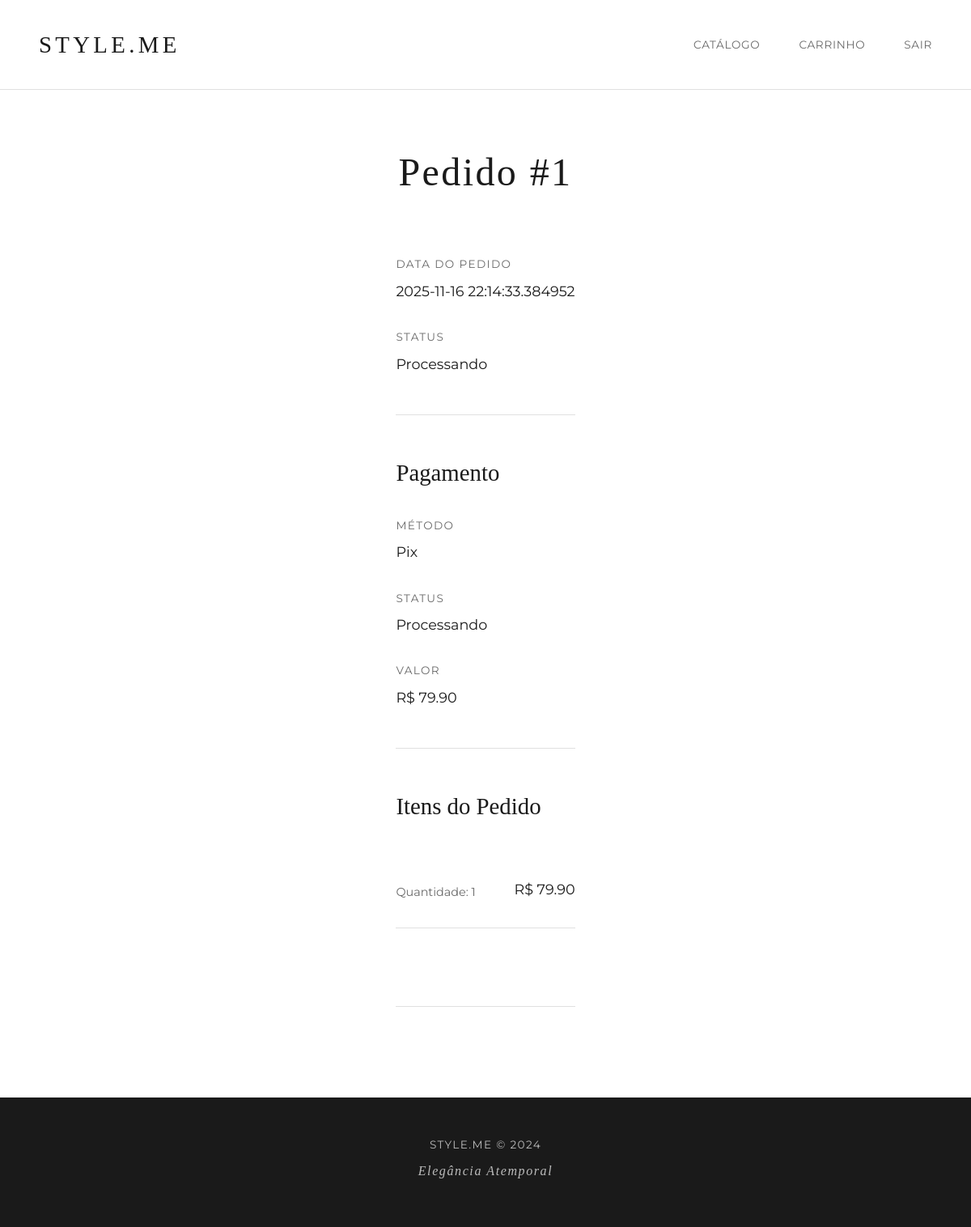
/pedido/1 (signed in), run on the app's committed database.
### app.py (models this page shows)
class Pedido(db.Model):
    __tablename__ = 'pedidos'
    id = db.Column(db.Integer, primary_key=True)
    cliente_id = db.Column(db.Integer, db.ForeignKey('clientes.id'), nullable=False)
    data = db.Column(db.DateTime, default=datetime.utcnow)
    status = db.Column(db.String(20), default='pendente')
    itens = db.relationship('ItemPedido', backref='pedido', lazy=True)
    pagamento = db.relationship('Pagamento', backref='pedido', uselist=False, lazy=True)

class Pagamento(db.Model):
    __tablename__ = 'pagamentos'
    id = db.Column(db.Integer, primary_key=True)
    pedido_id = db.Column(db.Integer, db.ForeignKey('pedidos.id'), nullable=False)
    tipo = db.Column(db.String(50))
    valor = db.Column(db.Numeric(10, 2), nullable=False)
    status = db.Column(db.String(20), default='aguardando')

class ItemPedido(db.Model):
    __tablename__ = 'itens_pedido'
    id = db.Column(db.Integer, primary_key=True)
    pedido_id = db.Column(db.Integer, db.ForeignKey('pedidos.id'), nullable=False)
    produto_id = db.Column(db.Integer, db.ForeignKey('produtos.id'), nullable=False)
    quantidade = db.Column(db.Integer, nullable=False)
    preco_unitario = db.Column(db.Numeric(10, 2), nullable=False)
    produto = db.relationship('Produto', lazy=True)

### app.py (the view)
@app.route('/pedido/<int:id>')
def detalhes_pedido(id):
    if 'cliente_id' not in session:
        flash('Faça login para ver seus pedidos.', 'warning')
        return redirect(url_for('login'))
    pedido = Pedido.query.get_or_404(id)
    if pedido.cliente_id != session['cliente_id']:
        flash('Você não tem permissão para ver este pedido.', 'danger')
        return redirect(url_for('index'))
    pagamento = Pagamento.query.filter_by(pedido_id=id).first()
    itens_do_pedido = ItemPedido.query.filter_by(pedido_id=id).all()
    return render_template('pedido.html', pedido=pedido, pagamento=pagamento, itens_do_pedido=itens_do_pedido)

### templates/pedido.html (shortened to what this page needs)
{% extends 'base.html' %}
{% block content %}
<div class="page-header">
    <h1>Pedido #{{ pedido.id }}</h1>
</div>
<div class="order-container">
    <div class="order-info-section">
        <div class="info-group">
            <span class="info-label">Data do Pedido</span>
            <span class="info-value">{{ pedido.data }}</span>
        </div>
        <div class="info-group">
            <span class="info-label">Status</span>
            <span class="info-value status-{{ pedido.status }}">{{ pedido.status | capitalize }}</span>
        </div>
    </div>
    <div class="order-payment-section">
        <h2>Pagamento</h2>
        <div class="payment-info">
            <div class="info-group">
                <span class="info-label">Método</span>
                <span class="info-value">{{ pagamento.tipo | capitalize }}</span>
            </div>
            <div class="info-group">
                <span class="info-label">Status</span>
                <span class="info-value status-{{ pagamento.status }}">{{ pagamento.status | capitalize }}</span>
            </div>
            <div class="info-group">
                <span class="info-label">Valor</span>
                <span class="info-value price-value">R$ {{ "%.2f"|format(pagamento.valor) }}</span>
            </div>
        </div>
    </div>
    <div class="order-items-section">
        <h2>Itens do Pedido</h2>
        <div class="cart-list">
            {% for item in itens_do_pedido %}
                <div class="cart-item">
                    <div class="cart-item-info">
                        <p class="cart-item-qty">Quantidade: {{ item.quantidade }}</p>
                    </div>
                    <div class="cart-item-price">
                        <p>R$ {{ "%.2f"|format(item.preco_unitario * item.quantidade) }}</p>
                    </div>
                </div>
            {% endfor %}
        </div>
    </div>
</div>
{% endblock %}

### templates/base.html (shortened to what this page needs)
<!DOCTYPE html>
<html lang="pt-br">
<head>
    <link rel="stylesheet" href="{{ url_for('static', filename='style.css') }}">
</head>
<body>
    <header>
        <nav>
            <a href="{{ url_for('index') }}" class="logo">STYLE.ME</a>
            <ul>
                <li><a href="{{ url_for('index') }}">Catálogo</a></li>
                <li><a href="{{ url_for('carrinho') }}">Carrinho</a></li>
                {% if 'cliente_id' in session %}
                    <li><a href="{{ url_for('logout') }}">Sair</a></li>
                {% else %}
                    <li><a href="{{ url_for('login') }}">Entrar</a></li>
                    <li><a href="{{ url_for('registrar') }}">Registrar</a></li>
                {% endif %}
            </ul>
        </nav>
    </header>
    <main class="container">
        {% block content %}{% endblock %}
    </main>
    <footer>
        <div class="footer-content">
            <p>STYLE.ME © 2024</p>
            <p>Elegância Atemporal</p>
        </div>
    </footer>
</body>
</html>

### static/style.css (style rules this page uses)
* { margin: 0; padding: 0; box-sizing: border-box; }
:root { --primary-color: #1a1a1a; --secondary-color: #f5f5f5; --accent-color: #8b8b8b; --text-primary: #1a1a1a; --text-secondary: #6b6b6b; --border-color: #e0e0e0; --success-color: #2d7a4f; --error-color: #c53030; }
body { font-family: 'Montserrat', -apple-system, BlinkMacSystemFont, sans-serif; background-color: #ffffff; color: var(--text-primary); line-height: 1.6; min-height: 100vh; display: flex; flex-direction: column; -webkit-font-smoothing: antialiased; }
header { background-color: #ffffff; border-bottom: 1px solid var(--border-color); position: sticky; top: 0; z-index: 100; }
nav { display: flex; justify-content: space-between; align-items: center; max-width: 1400px; margin: 0 auto; padding: 2rem 3rem; }
nav .logo { font-family: 'Cormorant Garamond', serif; font-size: 1.8rem; font-weight: 300; letter-spacing: 0.15em; color: var(--text-primary); text-decoration: none; transition: opacity 0.3s ease; }
nav ul { list-style: none; display: flex; gap: 3rem; }
nav ul li a { color: var(--text-secondary); text-decoration: none; font-size: 0.85rem; font-weight: 400; letter-spacing: 0.05em; text-transform: uppercase; transition: color 0.3s ease; }
.container { max-width: 1400px; margin: 0 auto; padding: 4rem 3rem; flex-grow: 1; }
.page-header { text-align: center; margin-bottom: 4rem; }
.page-header h1 { font-family: 'Cormorant Garamond', serif; font-size: 3rem; font-weight: 300; letter-spacing: 0.05em; }
.price-value { font-size: 1.5rem; font-weight: 400; }
.cart-list { margin-bottom: 3rem; }
.cart-item { display: flex; justify-content: space-between; align-items: center; padding: 2rem 0; border-bottom: 1px solid var(--border-color); }
.cart-item-qty { font-size: 0.9rem; color: var(--text-secondary); }
.cart-item-price p { font-size: 1.1rem; font-weight: 400; }
.order-container { max-width: 900px; margin: 0 auto; }
.order-info-section, .order-payment-section, .order-items-section { margin-bottom: 3rem; padding-bottom: 3rem; border-bottom: 1px solid var(--border-color); }
.order-info-section, .payment-info { display: grid; grid-template-columns: repeat(auto-fit, minmax(200px, 1fr)); gap: 2rem; }
.info-group { display: flex; flex-direction: column; gap: 0.5rem; }
.info-label { font-size: 0.85rem; color: var(--text-secondary); text-transform: uppercase; letter-spacing: 0.1em; }
.info-value { font-size: 1.1rem; font-weight: 400; }
.order-items-section h2, .order-payment-section h2 { font-family: 'Cormorant Garamond', serif; font-size: 1.8rem; font-weight: 300; margin-bottom: 2rem; }
footer { background-color: var(--primary-color); color: #ffffff; padding: 3rem; margin-top: auto; }
.footer-content { max-width: 1400px; margin: 0 auto; text-align: center; }
.footer-content p { font-size: 0.85rem; letter-spacing: 0.1em; opacity: 0.7; margin-bottom: 0.5rem; }
.footer-content p:last-child { font-family: 'Cormorant Garamond', serif; font-size: 1rem; font-style: italic; }

### data on the page
Pedido: id "1", data "2025-11-16 22:14:33.384952", status "Processando"
Pagamento: tipo "Pix", status "Processando", valor "79.90"
ItemPedido: quantidade "1", item.preco_unitario*item.quantidade "79.90"
